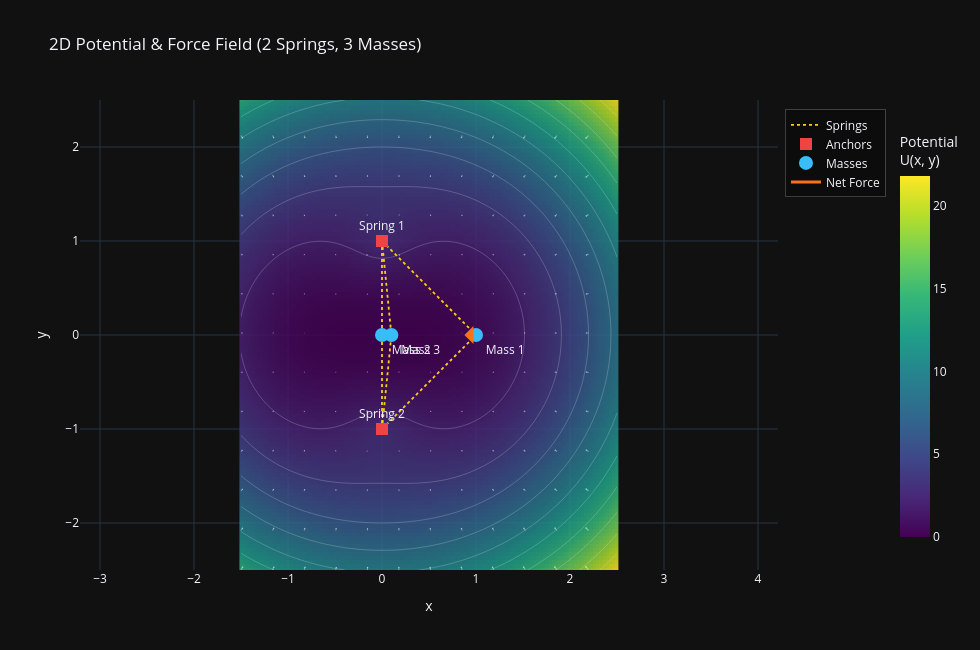

The notebook cell this image was saved under:
### Code cell
point_masses = (np.array([1, 0]), np.array([0, 0]), np.array([.1, 0]))

spring1 = np.array([0, 1])

mag = np.sqrt(np.sum((spring1 - point_mass) ** 2))
print(mag)

springs = [
    {"anchor": np.array([0, 1]), "k": 3, "L0": 1, "name": "Spring 1"},
    {"anchor": np.array([0, -1]), "k": 3, "L0": 1, "name": "Spring 2"},
]


plot_potential(
    springs,
    point_masses,
    scale=0.1,
    arrow_scale=1.3,
    force_arrow_head=1,
    force_arrow_size=1,
)
